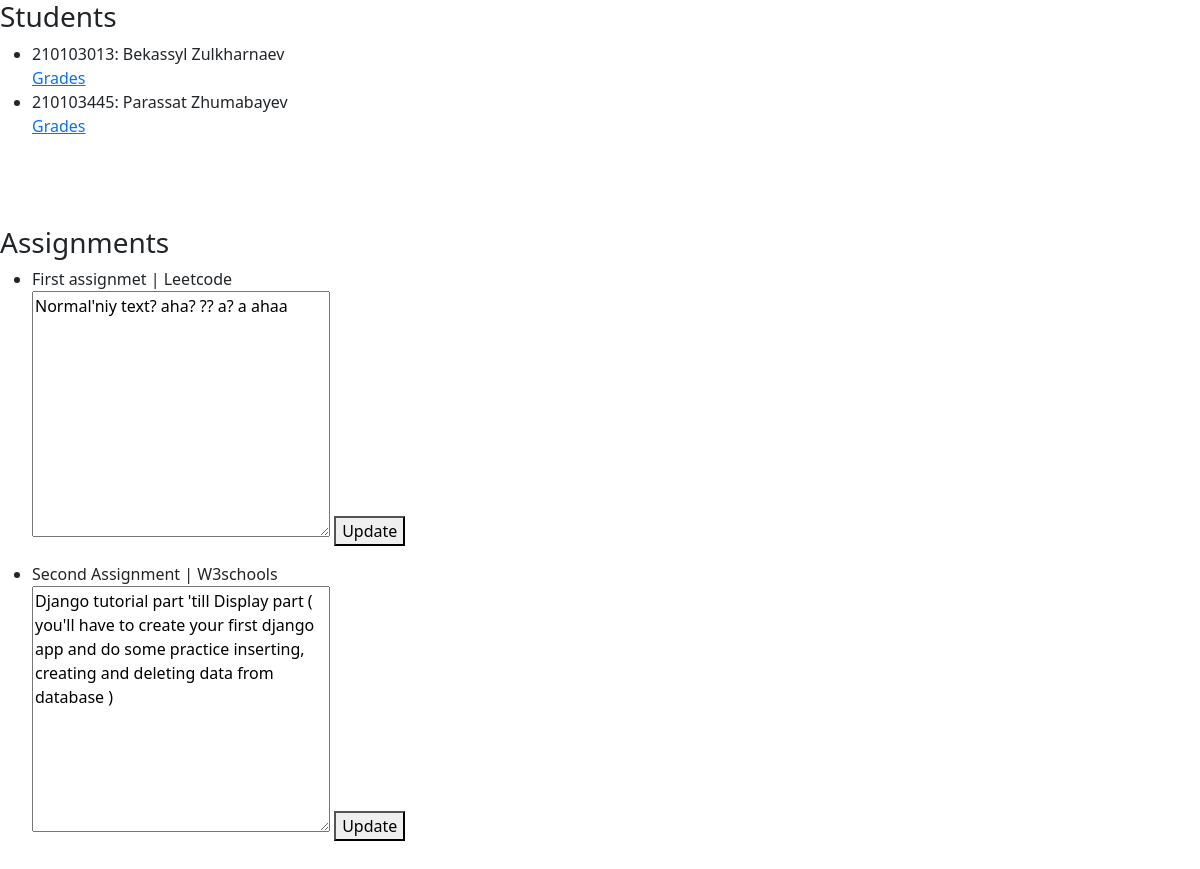
Page /full_info on the committed database.
### webservice/models.py (models this page shows, shortened)
class Student(models.Model):
  stud_id = models.IntegerField(primary_key=True,null=False)
  firstname = models.CharField(max_length=255,null=False)
  lastname = models.CharField(max_length=255,null=True)

class Assignment(models.Model):
  assignment_number = models.AutoField(primary_key=True)
  name = models.CharField(max_length=255,null=False)
  description = models.CharField(max_length=255,null=True)
  start_date = models.DateField(default=datetime.now)
  due_date = models.DateField(null=True)

### webservice/views.py (the view)
# urls.py: path('full_info',views.fullInfo),
def fullInfo(request):
  students = models.Student.objects.all().values()
  assignments= models.Assignment.objects.all().values()
  context = {
    'students':students,
    'assignments':assignments
  }
  return render(request,'pages/full_info.html',context=context)

### webservice/templates/pages/full_info.html (shortened to what this page needs)
{% extends 'layout/main.html' %}
{% block content  %}
<div>
  <div>
    <h3>Students</h3>
    <ul>
      {% for x in students %}
      <li>
        {{x.stud_id}}: {{ x.firstname}}  {{x.lastname}}
        <br>
        <a href="stud_info/{{x.stud_id}}">Grades</a>
      </li>
      {% endfor%}
    </ul>
  </div>
  <br/>
  <br/>
  <br/>
  <div>
    <h3>Assignments</h3>
    <ul>
      {% for assignment in assignments %}
      <li>
        {{assignment.name}}
        <br>
        <div class="d-flex">
          <form action="#" onsubmit="updateDescription(event,'{{assignment.assignment_number}}')">
            <textarea id="assignment_{{assignment.assignment_number}}" cols="30" rows="10">{{assignment.description}}</textarea>
            <button type="submit">Update</button>
          </form>
        </div>
      </li>
      {% endfor%}
    </ul>
  </div>
</div>
{% endblock  %}

### webservice/templates/layout/main.html (shortened to what this page needs)
<html>
  <head>
    <link href="https://cdn.jsdelivr.net/npm/bootstrap@5.0.2/dist/css/bootstrap.min.css" rel="stylesheet">
  </head>
  <body>
    {% block content %}{% endblock %}
  </body>
</html>

### rows in the picture
Student: stud_id "210103013", firstname "Bekassyl", lastname "Zulkharnaev"
Student: stud_id "210103445", firstname "Parassat", lastname "Zhumabayev"
Assignment: name "First assignmet | Leetcode", assignment_number "Normal'niy text? aha? ?? a? a ahaa"
Assignment: name "Second Assignment | W3schools", assignment_number "Django tutorial part 'till Display part ( you'll have to create your first django app and do some practice inserting, creating and deleting data from database )"
